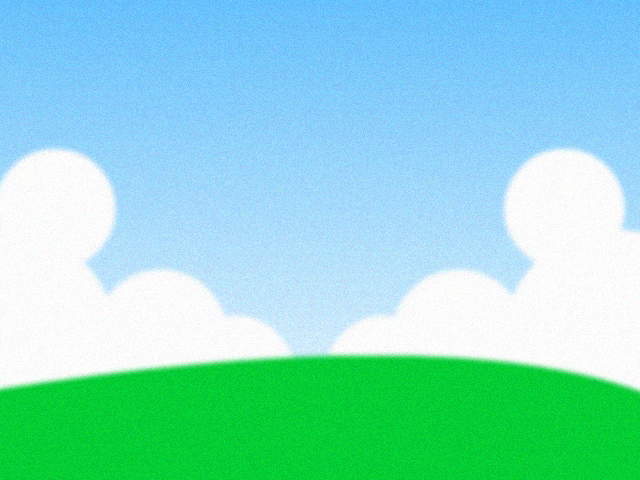

This is a level from a 2D game, rendered from its Tiled map with the project's own tilesets. A one-line summary and the map file follow, with tile-layer data summarised:
An orthogonal 20x15 tile map with 32x32 px tiles, 1 tile layer (块层 1).

<map version="1.0" orientation="orthogonal" renderorder="right-down" width="20" height="15" tilewidth="32" tileheight="32" nextobjectid="1">
 <tileset firstgid="1" name="image 84" tilewidth="32" tileheight="32" tilecount="300" columns="20">
  <image source="image/image 84.jpg" width="640" height="480" />
 </tileset>
 <layer name="块层 1" width="20" height="15">
  <data>[300 cells, 300 non-empty, 300 distinct tile ids]</data>
 </layer>
</map>